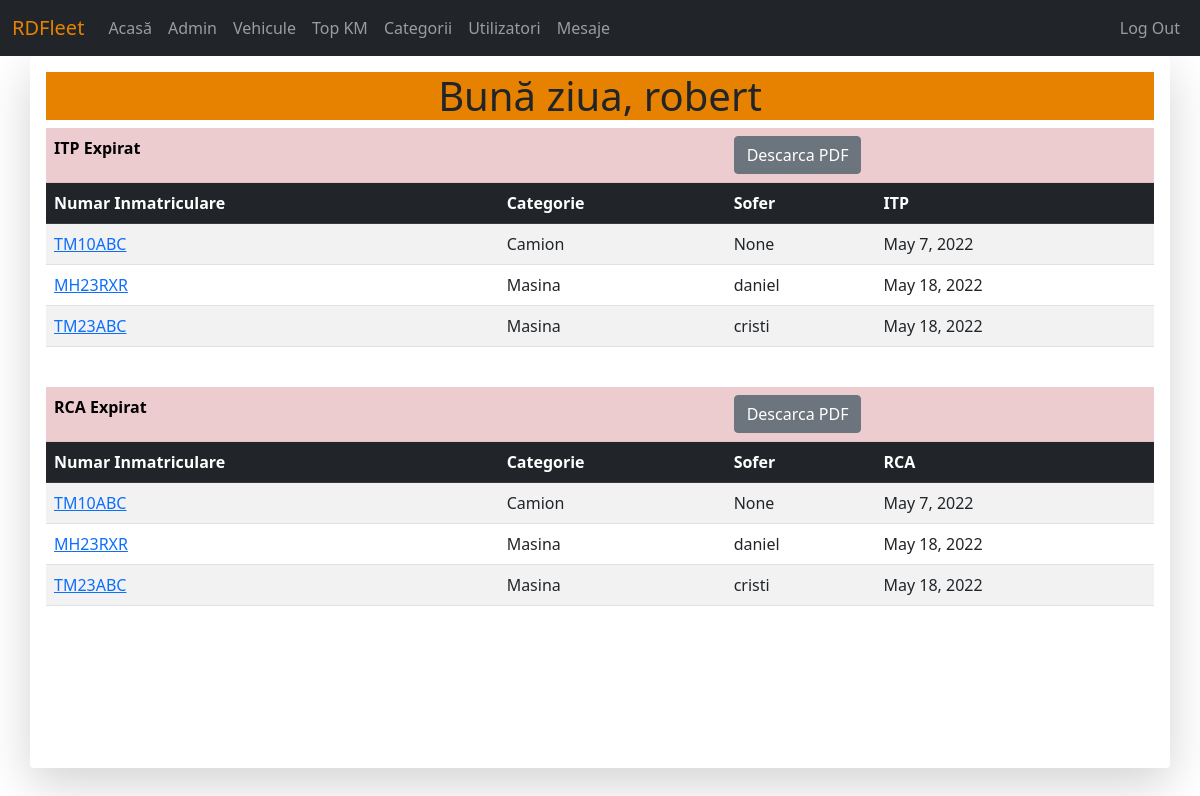
The app's page / (signed in) with its own data.
### vehicles/models.py (models this page shows, shortened)
class Vehicle(models.Model):
	vehicle_plate = models.CharField(max_length = 10, unique = True, verbose_name = "Număr înmatriculare")
	vehicle_odometer = models.PositiveIntegerField(verbose_name = "Kilometraj")
	vehicle_itp = models.DateField(verbose_name = "ITP expiră la")
	vehicle_rca = models.DateField(verbose_name = "RCA expiră la")
	vehicle_last_service = models.PositiveIntegerField(verbose_name = "Ultimul service efectuat KM")
	vehicle_driver = models.ForeignKey(settings.AUTH_USER_MODEL, on_delete=models.SET_NULL, null = True, verbose_name = "Șoferul", blank = True)
	vehicle_category = models.ForeignKey(Category, on_delete=models.SET_NULL, null = True, verbose_name = "Categoria", blank = True)
	def get_absolute_url(self):
		return reverse("vehicle-detail-view", kwargs={"id":self.id})

class Category(models.Model):
	category_name = models.CharField(max_length = 50, unique = True, verbose_name = "Categorie")
	def __str__(self):
		return self.category_name

### pages/views.py (the view, shortened to what this page needs)
# urls.py: path('', views.HomeView.as_view(), name='home'),
class HomeView(View):
	template_name = 'pages/default.html'
	def get(self, request, *args, **kwargs):
		if not request.user.is_authenticated:
			return render(request, self.template_name)
		if request.user.is_superuser:
			self.template_name = 'pages/home_admin.html'
			today = datetime.date.today()
			month = today + relativedelta(months=1)
			itp_expirat = Vehicle.objects.filter(vehicle_itp__lte=today)
			itp_luna = Vehicle.objects.filter(vehicle_itp__lte=month).exclude(vehicle_itp__lte=today)
			rca_expirat = Vehicle.objects.filter(vehicle_rca__lte=today)
			rca_luna = Vehicle.objects.filter(vehicle_rca__lte=month).exclude(vehicle_rca__lte=today)
			context={
				'itp_expirat':itp_expirat,
				'itp_luna':itp_luna,
				'rca_expirat':rca_expirat,
				'rca_luna':rca_luna,
			}
			if not itp_expirat.exists():
				context['itp_expirat'] = None
			if not itp_luna.exists():
				context['itp_luna'] = None
			if not rca_expirat.exists():
				context['rca_expirat'] = None
			if not rca_luna.exists():
				context['rca_luna'] = None
			return render(request, self.template_name,context)
		context = {'vehicle' : self.get_obj(request)}
		self.template_name = 'pages/home.html'
		return render(request, self.template_name, context)

### pages/templates/pages/home_admin.html (shortened to what this page needs)
{% extends 'base.html' %}
{% block content %}
	<h1 style="background-color: #e78200; text-align: center;">Bună ziua, {{ user.username }}</h1>
	{% if itp_expirat %}
	<table class="table table-striped table-hover" id="itp-expirat">
		<tr scope="row" class="table-danger">
			<th colspan="2">ITP Expirat</th>
			<th colspan="2"><button class="btn btn-secondary" type="button" id="btnitpexpirat">Descarca PDF</button></th>
		</tr>
		<tr scope="row" class="table-dark">
			<th>Numar Inmatriculare</th>
			<th>Categorie</th>
			<th>Sofer</th>
			<th>ITP</th>
		</tr>
		<tr scope="row">{% for vehicle in itp_expirat %}
			<td><a href="{{ vehicle.get_absolute_url }}">{{ vehicle.vehicle_plate }}</a></td>
			<td>{{ vehicle.vehicle_category }}</td>
			<td>{{ vehicle.vehicle_driver }}</td>
			<td>{{ vehicle.vehicle_itp }}</td>
		</tr>{% endfor %}
	</table>
	<br>
	{% endif %}
	{% if rca_expirat %}
	<table class="table table-striped table-hover" id="rca-expirat">
		<tr scope="row" class="table-danger">
			<th colspan="2">RCA Expirat</th>
			<th colspan="2"><button class="btn btn-secondary" type="button" id="btnrcaexpirat">Descarca PDF</button></th>
		</tr>
		<tr scope="row" class="table-dark">
			<th>Numar Inmatriculare</th>
			<th>Categorie</th>
			<th>Sofer</th>
			<th>RCA</th>
		</tr>
		<tr scope="row">{% for vehicle in rca_expirat %}
			<td><a href="{{ vehicle.get_absolute_url }}">{{ vehicle.vehicle_plate }}</a></td>
			<td>{{ vehicle.vehicle_category }}</td>
			<td>{{ vehicle.vehicle_driver }}</td>
			<td>{{ vehicle.vehicle_rca }}</td>
		</tr>{% endfor %}
	</table>
	<br>
	{% endif %}
{% endblock %}

### static/style.css (style rules this page uses)
body { margin:0; height: 100%; }

### records on screen
Vehicle: vehicle_plate "TM10ABC", vehicle_category "Camion", vehicle_driver "None", vehicle_itp "May 7, 2022", vehicle_rca "May 7, 2022"
Vehicle: vehicle_plate "MH23RXR", vehicle_category "Masina", vehicle_driver "daniel", vehicle_itp "May 18, 2022", vehicle_rca "May 18, 2022"
Vehicle: vehicle_plate "TM23ABC", vehicle_category "Masina", vehicle_driver "cristi", vehicle_itp "May 18, 2022", vehicle_rca "May 18, 2022"

### other values on screen
{{ user.username }} "robert"
